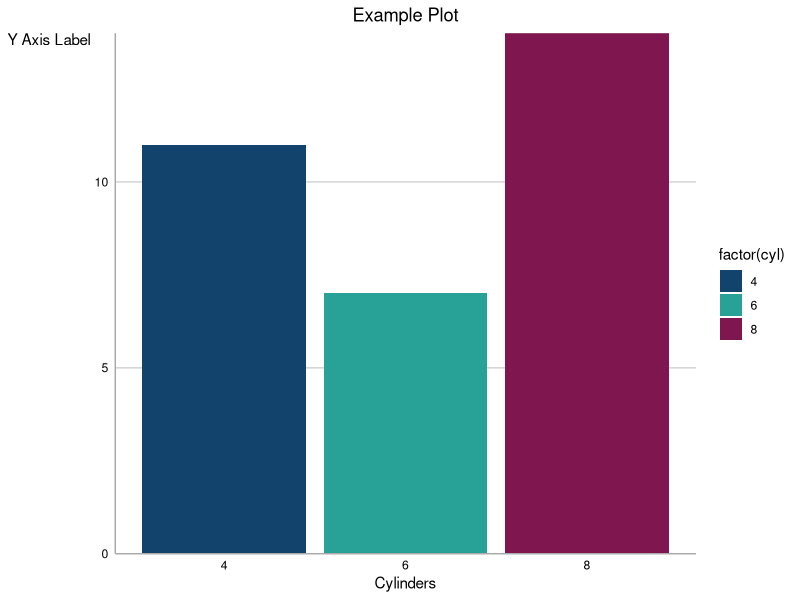

The R source for this figure:
library(ggplot2)

custom_ggplot_theme <- function() {
  theme_minimal() +
    theme(
      panel.background = element_rect(fill = "white", color = NA),
      panel.grid.major.x = element_blank(),  # Remove x-gridlines
      panel.grid.minor.x = element_blank(),  # Remove x-gridlines
      panel.grid.major.y = element_line(color = "lightgrey"),  # Keep y-gridlines
      panel.grid.minor.y = element_blank(),  # Remove minor y-gridlines
      axis.line = element_line(color = "darkgrey"),
      axis.text = element_text(color = "black"),
      axis.title = element_text(color = "black"),
      axis.title.y = element_text(angle = 0, hjust = 0, vjust = 1),  # Y-axis label at top-left
      plot.title = element_text(hjust = 0.5),
      legend.position = "right"
    )
}

custom_fill_colors <- c("#12436D", "#28A197", "#801650", "#F46A25", "#3D3D3D", "#A285D1")

apply_custom_theme <- function(p) {
  p +
    scale_fill_manual(values = custom_fill_colors) +
    scale_color_manual(values = custom_fill_colors) +
    custom_ggplot_theme() +
    scale_y_continuous(expand = expansion(mult = c(0, 0)))  # Y-axis starts at 0
}

# Example usage
example_plot <- ggplot(mtcars, aes(x = factor(cyl), fill = factor(cyl))) +
  geom_bar() +
  labs(y = "Y Axis Label", x = "Cylinders", title = "Example Plot")

# Apply the custom theme and color scheme
example_plot <- apply_custom_theme(example_plot)

# Print the plot
print(example_plot)
